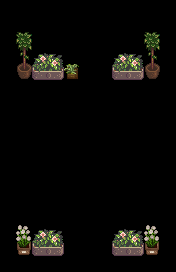

A level layout from a 2D game, rendered from its tile map. Below: a short description, then the map file with its tile-grid data intact:
An orthogonal 11x17 tile map with 16x16 px tiles, 2 tile layers (Buildings, Front).

<map version="1.10" tiledversion="1.10.2" orientation="orthogonal" renderorder="right-down" compressionlevel="0" width="11" height="17" tilewidth="16" tileheight="16" infinite="0" nextlayerid="17" nextobjectid="11">
 <properties>
  <property name="AmbientLight" value="255 255 255" />
  <property name="IsGreenhouse" value="T" />
  <property name="Warp" value="5 17 Farm 28 16" />
 </properties>
 <tileset firstgid="1" name="Rustic_InteriorDecor" tilewidth="16" tileheight="16" tilecount="18" columns="6">
  <image source="Rustic_InteriorDecor.png" width="96" height="48" />
 </tileset>
 <layer id="2" name="Buildings" width="11" height="17">
  <data encoding="csv">
0,0,0,0,0,0,0,0,0,0,0,
0,0,0,0,0,0,0,0,0,0,0,
0,0,0,0,0,0,0,0,0,0,0,
0,0,0,0,0,0,0,0,0,0,0,
0,13,14,15,2,0,0,14,15,13,0,
0,0,0,0,0,0,0,0,0,0,0,
0,0,0,0,0,0,0,0,0,0,0,
0,0,0,0,0,0,0,0,0,0,0,
0,0,0,0,0,0,0,0,0,0,0,
0,0,0,0,0,0,0,0,0,0,0,
0,0,0,0,0,0,0,0,0,0,0,
0,0,0,0,0,0,0,0,0,0,0,
0,0,0,0,0,0,0,0,0,0,0,
0,0,0,0,0,0,0,0,0,0,0,
0,0,0,0,0,0,0,0,0,0,0,
0,16,14,15,0,0,0,14,15,16,0,
0,0,0,0,0,0,0,0,0,0,0
</data>
 </layer>
 <layer id="3" name="Front" width="11" height="17">
  <data encoding="csv">
0,0,0,0,0,0,0,0,0,0,0,
0,0,0,0,0,0,0,0,0,0,0,
0,1,0,0,0,0,0,0,0,1,0,
0,7,8,9,0,0,0,8,9,7,0,
0,0,0,0,0,0,0,0,0,0,0,
0,0,0,0,0,0,0,0,0,0,0,
0,0,0,0,0,0,0,0,0,0,0,
0,0,0,0,0,0,0,0,0,0,0,
0,0,0,0,0,0,0,0,0,0,0,
0,0,0,0,0,0,0,0,0,0,0,
0,0,0,0,0,0,0,0,0,0,0,
0,0,0,0,0,0,0,0,0,0,0,
0,0,0,0,0,0,0,0,0,0,0,
0,0,0,0,0,0,0,0,0,0,0,
0,10,8,9,0,0,0,8,9,10,0,
0,16,14,15,0,0,0,14,15,16,0,
0,0,0,0,0,0,0,0,0,0,0
</data>
 </layer>
</map>
